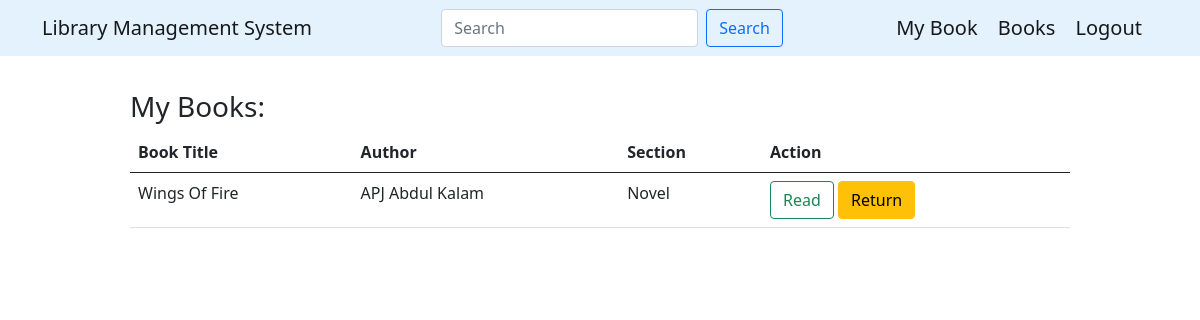
Screenshot of /mybooks (signed in) with the database file from the repository.
### application/models.py (models this page shows)
class Book(db.Model):
    id = db.Column(db.Integer(), primary_key=True)
    b_title = db.Column(db.String(), nullable=False)
    author = db.Column(db.String(), nullable=False)
    content = db.Column(db.Text, nullable=False)
    date_issued = db.Column(db.Integer())
    feedback = db.relationship('Feedback', backref='book', lazy=True)
    b_section = db.Column(db.Integer, db.ForeignKey('section.id'), nullable=False)
    book_request = db.relationship('Request', back_populates='book', lazy=True)

class Section(db.Model):
    id = db.Column(db.Integer(), primary_key = True)
    sec_title = db.Column(db.String(), nullable = False)
    date = db.Column(db.String(), nullable = False)
    description = db.Column(db.Text)
    books = db.relationship('Book', backref='section', lazy=True)

### application/controller.py (the view)
@app.route("/mybooks", methods=['GET', 'POST'])
def mybooks():
    if request.method == 'POST':
        search_query = request.form.get("search")
        user_id = session.get('user_id')
        approved_requests = Request.query.join(Book).join(Section).filter(
            Request.user_id == user_id,
            Request.status == 'Approved',
            (Book.b_title.ilike(f"%{search_query}%")) |
            (Book.author.ilike(f"%{search_query}%")) |
            (Section.sec_title.ilike(f"%{search_query}%"))
        ).all()
        issued_books = [req.book for req in approved_requests]
        return render_template("mybook.html", issued_requests=issued_books)
    else:
        user_id = session.get('user_id')
        approved_requests = Request.query.filter_by(user_id=user_id, status='Approved').all()
        issued_books = [req.book for req in approved_requests]
        return render_template("mybook.html", issued_requests=issued_books)

### templates/mybook.html (shortened to what this page needs)
<!doctype html>
<html lang="en">
  <head>
    <link href="https://cdn.jsdelivr.net/npm/bootstrap@5.0.2/dist/css/bootstrap.min.css" rel="stylesheet">
    <link rel="stylesheet" href="{{ url_for('static', filename='book.css') }}">
  </head>
  <body>
    <nav class="navbar navbar-light" style="background-color: #e3f2fd;">
        <div class="container">
          <a class="navbar-brand">Library Management System</a>
          <form class="d-flex" method="POST" action="/mybooks">
            <input class="form-control me-2" type="search" name="search" placeholder="Search" aria-label="Search">
            <button class="btn btn-outline-primary" type="submit">Search</button>
          </form>
              <span>
                  <a class="navbar-brand" href="/mybooks">My Book</a>
                  <a class="navbar-brand" href="/books">Books</a>
                  <a class="navbar-brand" href="/">Logout</a>
              </span>
        </div>
    </nav>
    <br>
    <div class="books">
        <h3>My Books:</h3>
        <table class="table">
            <thead>
                <tr>
                    <th scope="col">Book Title</th>
                    <th scope="col">Author</th>
                    <th scope="col">Section</th>
                    <th scope="col">Action</th>
                </tr>
            </thead>
            <tbody>
                {% for book in issued_requests %}
                    <tr>
                        <td>{{ book.b_title }}</td>
                        <td>{{ book.author }}</td>
                        <td>{{ book.section.sec_title }}</td>
                        <td>
                            <a href="{{ url_for('book_content', book_id=book.id) }}" class="btn btn-outline-success">Read</a>
                            <a href="{{ url_for('return_book', book_id=book.id) }}" class="btn btn-warning">Return</a>
                        </td>
                    </tr>
                {% endfor %}
            </tbody>
        </table>
    </div>
  </body>
</html>

### static/book.css (style rules this page uses)
.books { width: 80%; margin: auto; height: 257px; padding: 10px; }

### rows the page displays
Book: b_title "Wings Of Fire", author "APJ Abdul Kalam", section.sec_title "Novel"
